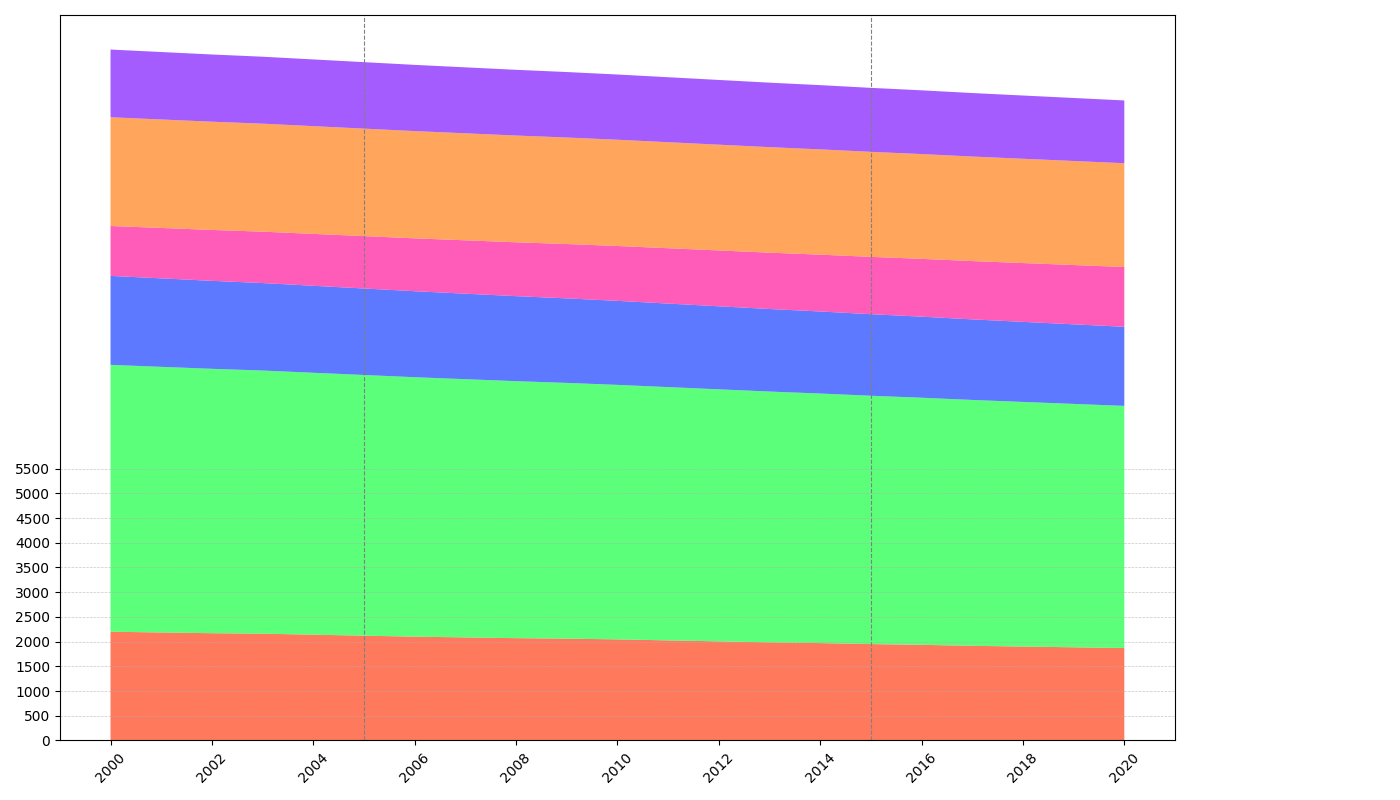

Python code for this plot:
import matplotlib.pyplot as plt
import numpy as np

years = np.arange(2000, 2021)

north_america = np.array([2200, 2185, 2170, 2160, 2140, 2120, 2100, 2085, 2070, 2060, 2045, 2025, 
                          2005, 1985, 1970, 1950, 1935, 1915, 1900, 1885, 1870])
south_america = np.array([5400, 5375, 5350, 5325, 5300, 5275, 5250, 5225, 5200, 5175, 5150, 5125, 
                          5100, 5075, 5050, 5025, 5000, 4975, 4950, 4925, 4900])
africa = np.array([1800, 1790, 1780, 1770, 1760, 1750, 1740, 1730, 1720, 1710, 1700, 1690, 1680, 
                   1670, 1660, 1650, 1640, 1630, 1620, 1610, 1600])
europe = np.array([1010, 1020, 1030, 1040, 1050, 1060, 1070, 1080, 1090, 1100, 1110, 1120, 1130, 
                   1140, 1150, 1160, 1170, 1180, 1190, 1200, 1210])
asia = np.array([2200, 2195, 2190, 2185, 2180, 2175, 2170, 2165, 2160, 2155, 2150, 2145, 2140,
                 2135, 2130, 2125, 2120, 2115, 2110, 2105, 2100])
australia = np.array([1370, 1365, 1360, 1355, 1350, 1345, 1340, 1335, 1330, 1325, 1320, 1315, 
                      1310, 1305, 1300, 1295, 1290, 1285, 1280, 1275, 1270])

regions = np.row_stack((north_america, south_america, africa, europe, asia, australia))

fig, ax = plt.subplots(figsize=(14, 8))

colors = ['#FF5733', '#33FF57', '#3357FF', '#FF33A8', '#FF8F33', '#8F33FF']

ax.stackplot(years, regions, colors=colors, alpha=0.8)

ax.set_xticks(np.arange(2000, 2021, 2))
ax.set_yticks(np.arange(0, 5501, 500))
ax.yaxis.grid(True, linestyle='--', linewidth=0.5, alpha=0.7)

highlight_years = {2005: "Kyoto Protocol Implementation", 2015: "Paris Agreement"}
for year in highlight_years.keys():
    ax.axvline(x=year, color='grey', linestyle='--', linewidth=0.8)

plt.xticks(rotation=45)
plt.tight_layout(rect=[0, 0, 0.85, 1])

plt.show()
